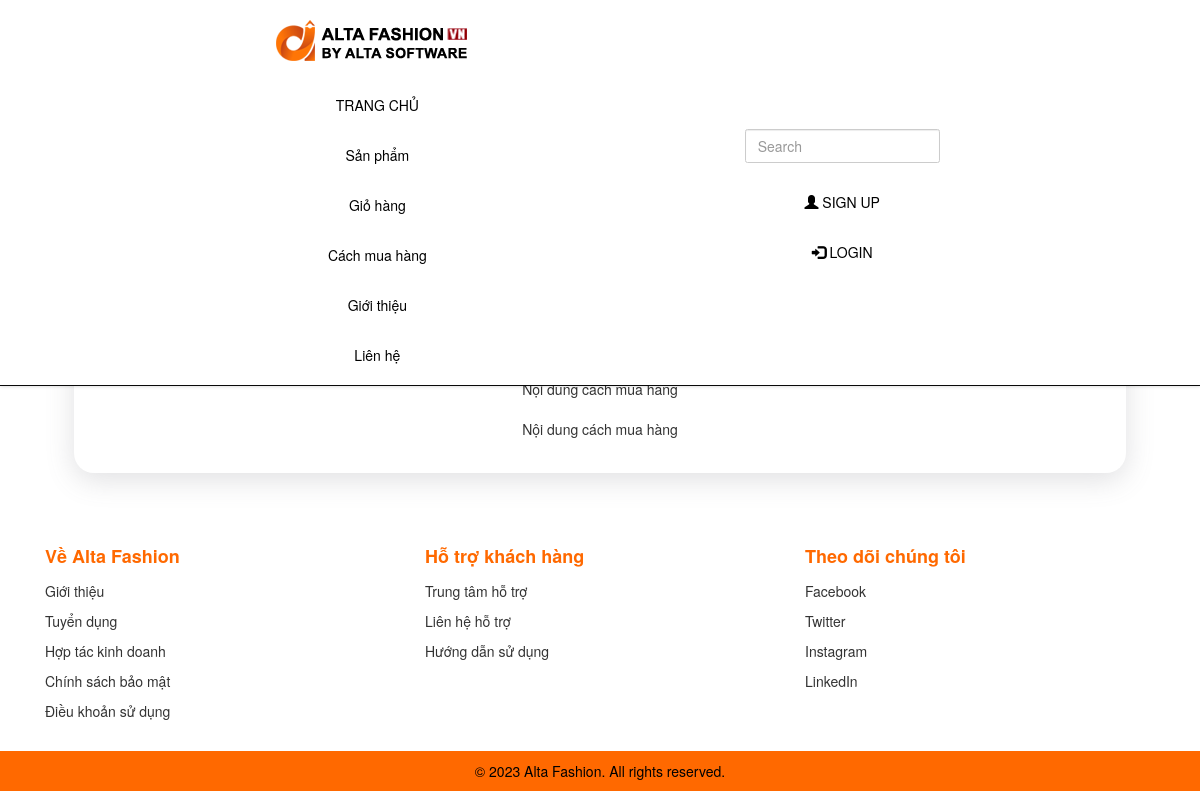
Before: /?thamso=xuat_mot_tin&id=4 with the older database file.
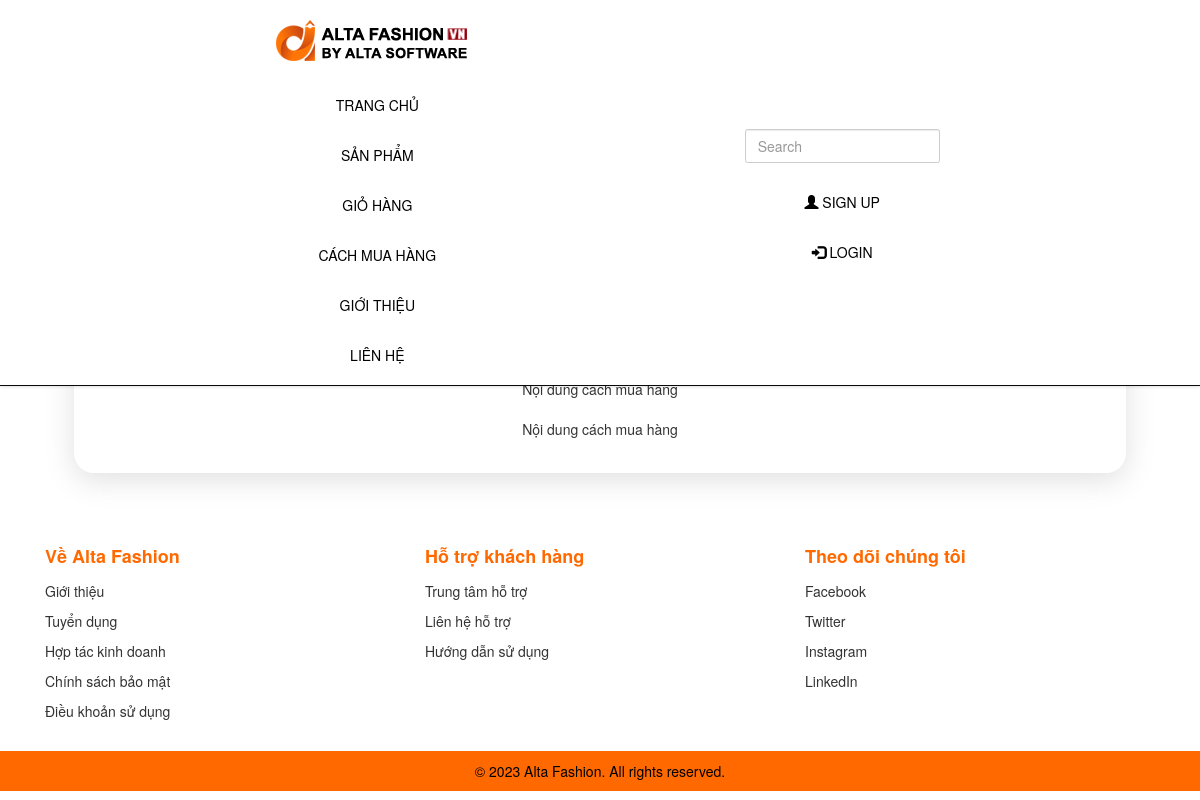
After: the same page with the newer database file.
### tables this page shows
CREATE TABLE `menu_ngang` (
  `id` int(11) NOT NULL,
  `ten` varchar(256) NOT NULL,
  `noi_dung` mediumtext NOT NULL,
  `loai_menu` varchar(256) NOT NULL
);

### chuc_nang/menu_ngang/menu_ngang.php (the view)
<?php
    $tv="select id,ten,loai_menu from menu_ngang order by id";
    $tv_1=mysqli_query($conn,$tv);
    echo '<nav class="navbar navbar-inverse navbar-fixed-top">
				<ul class="nav navbar-nav navbar-left">
					<li style="margin-right:1em"><a href="index.php" class="active"><img src="hinh_anh/logo/logo.png" class="logo"></a></li>
					<li><a href="index.php">TRANG CHỦ</a></li>';
					while($tv_2=mysqli_fetch_array($tv_1))
					{
						if($tv_2['loai_menu']==""){$link_menu="?thamso=xuat_mot_tin&id=".$tv_2['id'];}
						if($tv_2['loai_menu']=="gio_hang"){$link_menu="?thamso=gio_hang";}
						if($tv_2['loai_menu']=="san_pham"){$link_menu="?thamso=xuat_san_pham_2";}
						echo "<li class='nav-item'><a href='$link_menu'>";
							echo $tv_2['ten'];
						echo "</a></li>";
					}
		echo '</ul>';
		echo'<ul class="nav navbar-nav navbar-right">
		<li style="margin-top:9px;">';
		include('chuc_nang/tim_kiem/vung_tim_kiem.php');
		echo '</li>
					<li><a href="#"><span class="glyphicon glyphicon-user"></span> SIGN UP</a></li>
					<li><a href="#"><span class="glyphicon glyphicon-log-in"></span> LOGIN</a></li>
			</ul>
    </nav>';
?>

### index.php (shortened to what this page needs)
<?php
    include("ket_noi.php");
?>
<html>
	<head>
		<link rel="stylesheet" type="text/css" href="giao_dien/giao_dien.css">
		<link rel="stylesheet" type="text/css" href="css/bootstrap.min.css">
		<link rel="stylesheet" href="https://cdnjs.cloudflare.com/ajax/libs/font-awesome/5.15.4/css/all.min.css" />
		<link rel="stylesheet" href="https://maxcdn.bootstrapcdn.com/bootstrap/3.4.1/css/bootstrap.min.css">
	</head>
	<body>
		<center>
		<div style="width:100%">
				<?php
					include("chuc_nang/menu_ngang/menu_ngang.php");
					?>
			</div>
			<?php
					echo'<div style="width:90%;margin-top:55px">';
					?>
					<?php
						include("chuc_nang/dieu_huong.php");
					?>
				</div>
				<div style="width:100%">
					<?php
						include("chuc_nang/footer/footer.php");
					?>
			</div>
		</center>
	</body>
</html>

### chuc_nang/tim_kiem/vung_tim_kiem.php (shortened to what this page needs)
<form>
<div class="input-group rounded">
  <input type="search" class="form-control rounded" placeholder="Search" name="tu_khoa" aria-label="Search" aria-describedby="search-addon" style="100%" />
</div>
</form>

### chuc_nang/dieu_huong.php (shortened to what this page needs)
<div style="margin:95px 0 0 0;">
	<?php
	if(isset($_GET['thamso'])){$tham_so=$_GET['thamso'];
		echo '<div class="khung">';
	}
	else{$tham_so="";}
	switch($tham_so)
	{
		case "xuat_mot_tin":
			include("chuc_nang/xuat_mot_tin.php");
		break;
	}
	echo '</div>';
?>
</div>

### chuc_nang/xuat_mot_tin.php (shortened to what this page needs)
<?php
	$id=$_GET['id'];
	$tv="select * from menu_ngang where id='$id'";
	$tv_1=mysqli_query($conn,$tv);
	$tv_2=mysqli_fetch_array($tv_1);
	echo "<h1>";
	echo "</h1>";
	echo $tv_2['noi_dung'];
?>

### chuc_nang/footer/footer.php (shortened to what this page needs)
<div class="footer-container">
  <div class="footer-top">
    <div class="container">
      <div class="row">
        <div class="col-md-4 col-sm-6 col-xs-12 footer-col">
          <div class="footer-col-inner">
            <h3>Về Alta Fashion</h3>
            <ul>
              <li><a href="#">Giới thiệu</a></li>
              <li><a href="#">Tuyển dụng</a></li>
              <li><a href="#">Hợp tác kinh doanh</a></li>
              <li><a href="#">Chính sách bảo mật</a></li>
              <li><a href="#">Điều khoản sử dụng</a></li>
            </ul>
          </div>
        </div>
        <div class="col-md-4 col-sm-6 col-xs-12 footer-col">
          <div class="footer-col-inner">
            <h3>Hỗ trợ khách hàng</h3>
            <ul>
              <li><a href="#">Trung tâm hỗ trợ</a></li>
              <li><a href="#">Liên hệ hỗ trợ</a></li>
              <li><a href="#">Hướng dẫn sử dụng</a></li>
            </ul>
          </div>
        </div>
        <div class="col-md-4 col-sm-6 col-xs-12 footer-col">
          <div class="footer-col-inner">
            <h3>Theo dõi chúng tôi</h3>
            <ul>
              <li><a href="#">Facebook</a></li>
              <li><a href="#">Twitter</a></li>
              <li><a href="#">Instagram</a></li>
              <li><a href="#">LinkedIn</a></li>
            </ul>
          </div>
        </div>
      </div>
    </div>
  </div>
  <div class="footer-bottom">
    <div class="container">
      <div class="row">
        <div class="col-md-12">
          <p>© 2023 Alta Fashion. All rights reserved.</p>
        </div>
      </div>
    </div>
  </div>
</div>

### giao_dien/giao_dien.css (style rules this page uses)
.khung { flex-basis: calc(25% - 2em); margin: 1em; padding: 1em; min-height: 200px; text-align: center; border-radius: 20px; box-shadow: rgba(100, 100, 111, 0.2) 0px 7px 29px 0px; transition: transform 0.2s; overflow: hidden; }
a { text-decoration: none; }
.navbar { background-color: #fff !important; color: black !important; border: none; box-shadow: 0 0 4px 0 rgba(0, 0, 0, 0.2); }
.navbar a { color: black !important; }
.navbar-nav.navbar-left { display: flex; align-items: center; justify-content: center; margin: 0; padding: 0; }
.navbar-nav.navbar-right { margin-top: 12px; margin-right:5px; }

### chuc_nang/footer/footer.php (style rules this page uses)
.footer-container { padding: 40px 0 0 0; }
.footer-col { margin-bottom: 20px; }
.footer-col-inner h3 { color: rgba(255,105,0,1); font-size: 18px; font-weight: bold; margin-bottom: 15px; text-align: left; }
.footer-col-inner ul { list-style: none; padding: 0; margin: 0; }
.footer-col-inner ul li { margin-bottom: 10px; text-align: left; }
.footer-col-inner ul li a { color: #333; font-size: 14px; }
.footer-bottom { background-color: rgba(255,105,0,1); color: #000; padding: 10px 0; }
.footer-bottom p { font-size: 14px; margin: 0; text-align: center; }

Changed rows visible on the page:
changed menu_ngang: ten "Sản phẩm" → "SẢN PHẨM"
changed menu_ngang: ten "Giỏ hàng" → "GIỎ HÀNG"
changed menu_ngang "Nội dung cách mua hàng Nội dung cách mua hàng": ten "Cách mua hàng" → "CÁCH MUA HÀNG"
changed menu_ngang: ten "Giới thiệu" → "GIỚI THIỆU"
changed menu_ngang: ten "Liên hệ" → "LIÊN HỆ"
